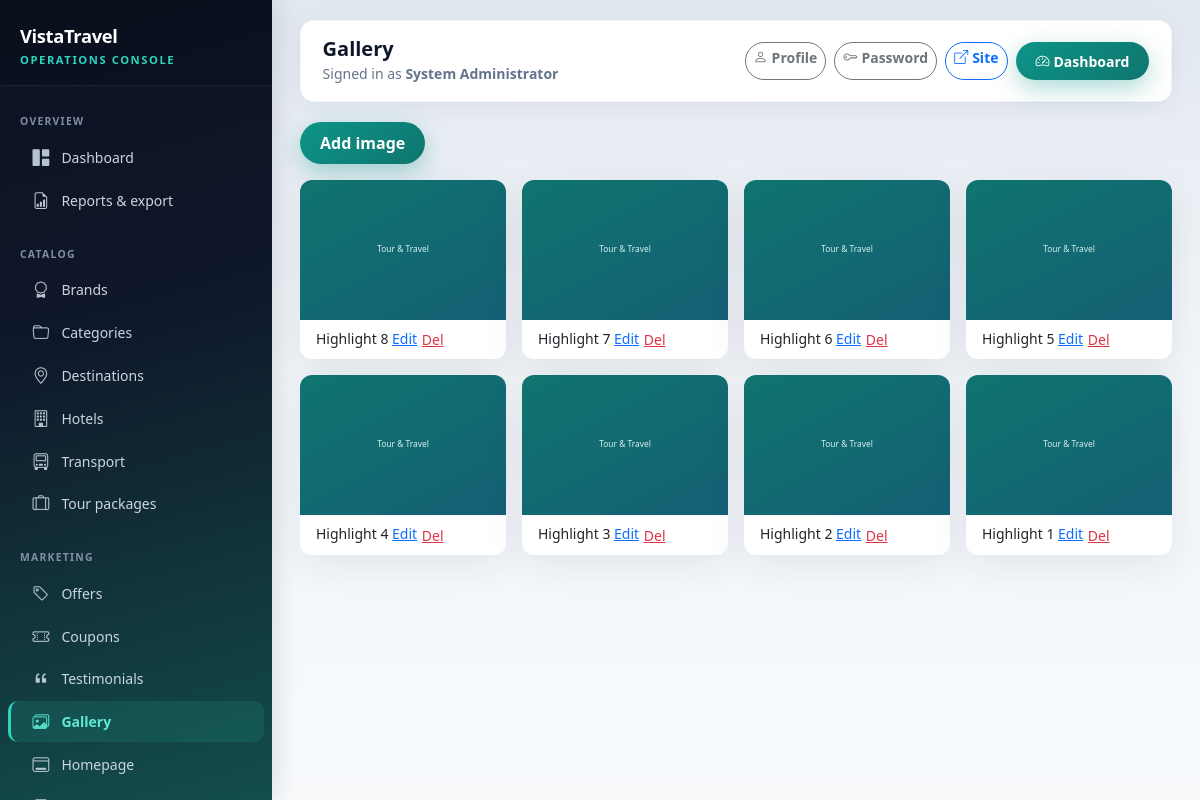
The app's page /admin/gallery (signed in) with its own data.
### app/models.py (models this page shows)
class GalleryImage(db.Model):
    __tablename__ = "gallery"
    id = db.Column(db.Integer, primary_key=True)
    title = db.Column(db.String(160))
    image_path = db.Column(db.String(255), nullable=False)
    destination_id = db.Column(db.Integer, db.ForeignKey("destinations.id"))
    package_id = db.Column(db.Integer, db.ForeignKey("tour_packages.id"))
    is_visible = db.Column(db.Boolean, default=True)
    created_at = db.Column(db.DateTime, default=utcnow)
    destination = db.relationship("Destination", backref="gallery_items")
    package = db.relationship("TourPackage", backref="gallery_items")

### app/admin_routes.py (the view)
@admin_bp.route("/gallery")
@admin_required
def gallery():
    items = GalleryImage.query.order_by(GalleryImage.id.desc()).all()
    dests = Destination.query.all()
    pkgs = TourPackage.query.order_by(TourPackage.title).limit(100).all()
    return render_template("admin/gallery_list.html", items=items, destinations=dests, packages=pkgs)

### app/templates/admin/gallery_list.html
{% extends 'base_admin.html' %}
{% from '_macros.html' import static_img %}
{% block page_title %}Gallery{% endblock %}
{% block content %}
<a class="btn btn-tt-primary mb-3" href="{{ url_for('admin.gallery_form') }}">Add image</a>
<div class="row g-3">
{% for g in items %}
  <div class="col-md-3">
    <div class="card card-tt">
      <img src="{{ static_img(g.image_path) }}" class="card-img-top" style="height:140px;object-fit:cover">
      <div class="card-body py-2 small">
        {{ g.title }}
        <a href="{{ url_for('admin.gallery_form', gid=g.id) }}">Edit</a>
        <form class="d-inline" method="post" action="{{ url_for('admin.gallery_delete', gid=g.id) }}" onsubmit="return confirm('Delete?')"><button class="btn btn-link btn-sm text-danger p-0">Del</button></form>
      </div>
    </div>
  </div>
{% endfor %}
</div>
{% endblock %}

### app/static/css/theme.css (style rules this page uses)
:root { --tt-teal: #0d9488; --tt-teal-dark: #0f766e; --tt-navy: #0f172a; --tt-sand: #f8fafc; --tt-accent: #f59e0b; --tt-mint: #5eead4; --tt-radius: 12px; --tt-shadow: 0 12px 40px rgba(15, 23, 42, 0.08); --tt-shadow-sm: 0 4px 20px rgba(15, 23, 42, 0.06); --admin-sidebar-w: 272px; --admin-accent: #2dd4bf; --admin-heading: #0f172a; --admin-muted: #64748b; }
body { font-family: "Segoe UI", system-ui, -apple-system, Roboto, "Helvetica Neue", Arial, sans-serif; color: #1e293b; background: linear-gradient(180deg, #f1f5f9 0%, var(--tt-sand) 32%, #e2e8f0 100%); background-attachment: fixed; min-height: 100vh; }
.btn-tt-primary { background: linear-gradient(135deg, var(--tt-teal), var(--tt-teal-dark)); border: none; color: #fff; font-weight: 600; padding: 0.55rem 1.25rem; border-radius: 999px; box-shadow: 0 8px 24px rgba(13, 148, 136, 0.35); }
.card-tt { border: none; border-radius: var(--tt-radius); box-shadow: var(--tt-shadow); transition: transform 0.2s ease, box-shadow 0.2s ease; overflow: hidden; }
.card-tt .card-img-top { height: 200px; object-fit: cover; }
.admin-shell { min-height: 100vh; background: linear-gradient(180deg, #e2e8f0 0%, #f1f5f9 40%, #f8fafc 100%); }

### records on screen
GalleryImage: image_path (placeholder picture), title "Highlight 8"
GalleryImage: image_path (placeholder picture), title "Highlight 7"
GalleryImage: image_path (placeholder picture), title "Highlight 6"
GalleryImage: image_path (placeholder picture), title "Highlight 5"
GalleryImage: image_path (placeholder picture), title "Highlight 4"
GalleryImage: image_path (placeholder picture), title "Highlight 3"
GalleryImage: image_path (placeholder picture), title "Highlight 2"
GalleryImage: image_path (placeholder picture), title "Highlight 1"

### other values on screen
{{ session.admin_name or 'Administrator' }} "System Administrator"
